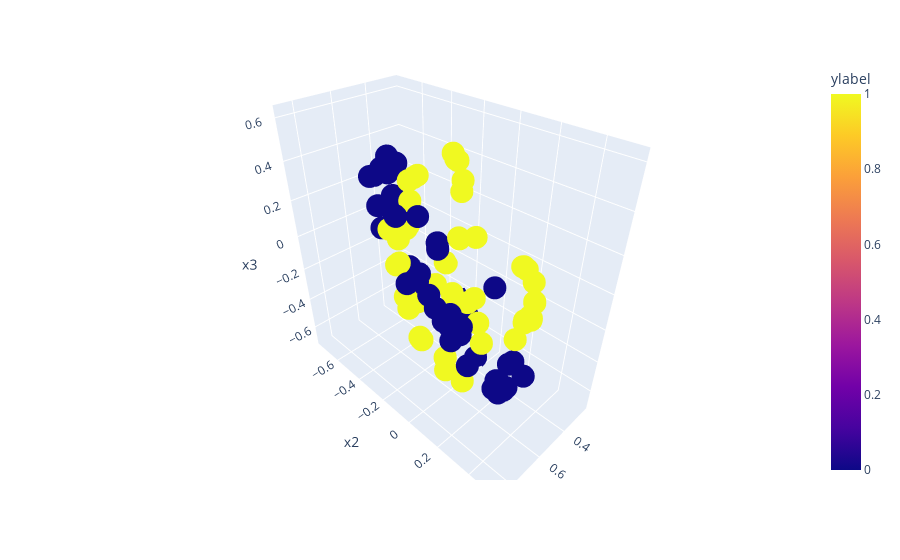

Here is the notebook cell this chart was saved with:
### Code cell
i=0
kernel_matrix = gram_zz_kernel_set[i]
kernel_test_matrix = gram_zz_kernel_test_set[i]
sto_ind = sto_index_sets[i]
data_sto_y =pd.DataFrame(datasets_y[i]).iloc[sto_ind,:].values.reshape(-1)
sto_ind = sto_index_test_sets[i]
data_sto_test_y =pd.DataFrame(datasets_y[i]).iloc[sto_ind,:].values.reshape(-1)

kpca.fit(kernel_matrix)
plot_data = pd.DataFrame(kpca.transform(kernel_matrix)[:,:3])
plot_data.columns = ["x1","x2","x3"]
plot_data["ylabel"] = data_sto_y

px.scatter_3d(plot_data,x="x1",y="x2",z="x3",color = "ylabel")
